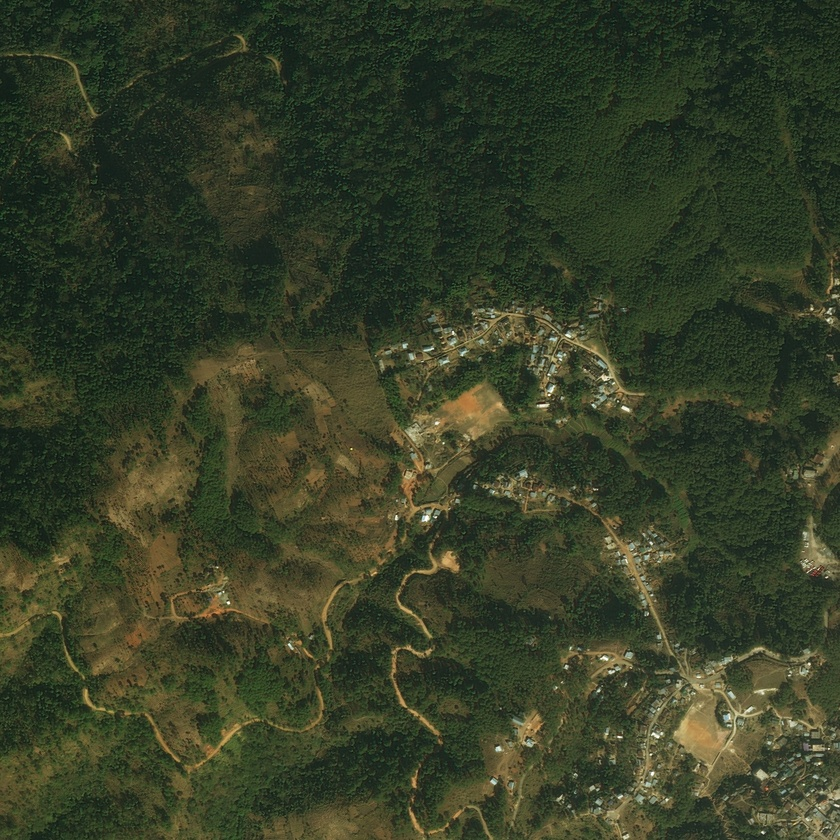
#> input picture 69364_sat.jpg, 840 x 840 px, shrunk from 2448 x 2448 before the run
$ python main.py
#> lines starting #> are read from the running program, lines starting #| are printed output that depends on the picture
from PIL import Image
from PIL import ImageFilter


#Carregando Imagem
imagePath   = "./69364_sat.jpg"
imageObject = Image.open(imagePath)
#> imageObject is the input picture: PIL image 840x840 RGB; mean R, G, B 54, 61.7, 39.3

#Convertendo a imagem para tons de cinza
imageObject = imageObject.convert('L')
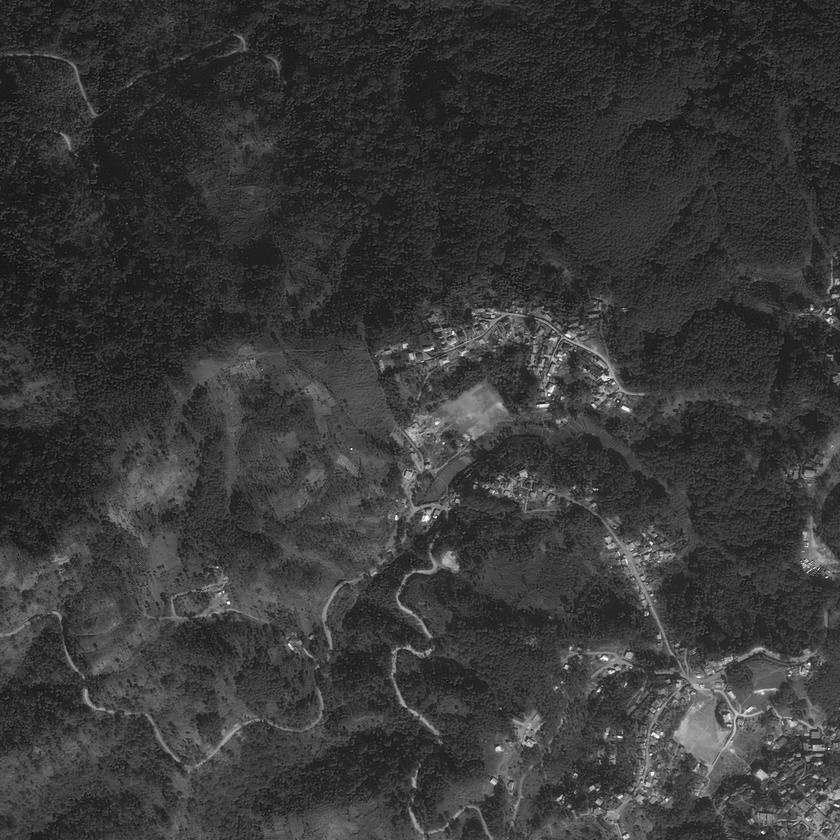
#> imageObject: PIL image 840x840 L; min 9, max 254, mean 56.8

#Metodo para aplicar o filtro Maximo
def applyMaximumFilter(image):
    return image.filter(ImageFilter.MaxFilter(size=15))
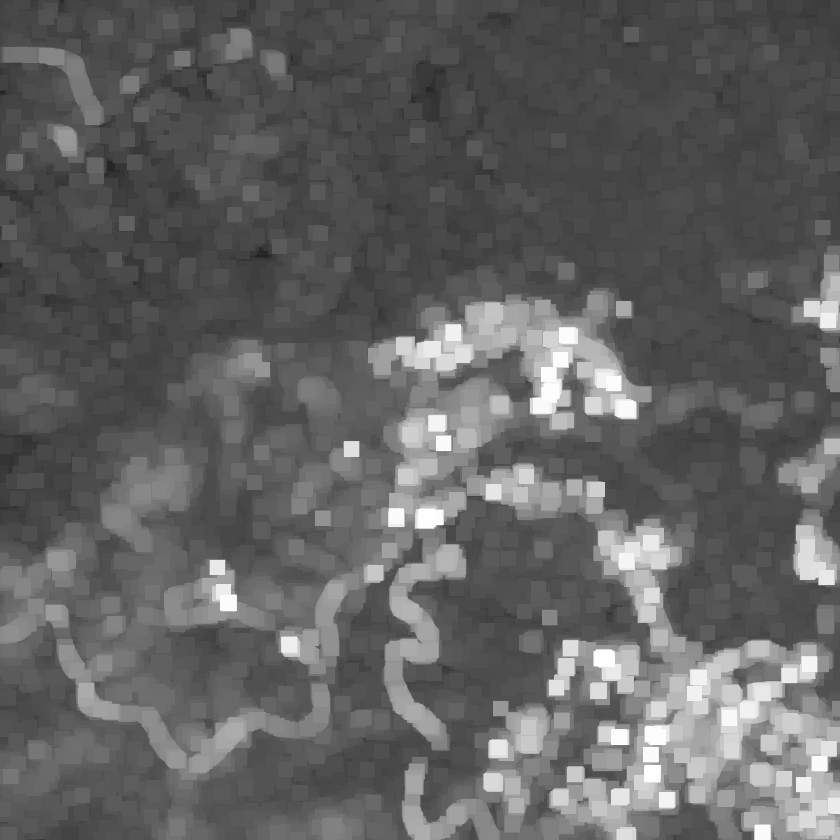
#> returned value: PIL image 840x840 L; min 33, max 254, mean 98.3

#Metodo para aplicar o filtro Minimo
def applyMinimumFilter(image):
    return image.filter(ImageFilter.MinFilter(size=15))
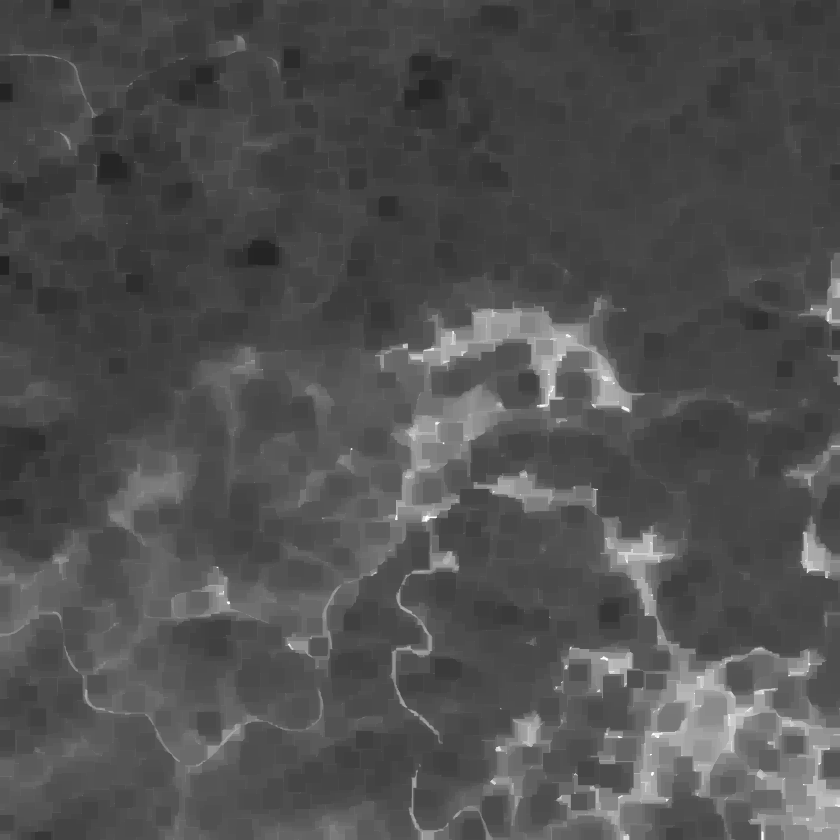
#> returned value: PIL image 840x840 L; min 33, max 254, mean 80.5

#Aplicando os filtros
filterApplied = imageObject
filterApplied = applyMaximumFilter(filterApplied)
filterApplied = applyMinimumFilter(filterApplied)

#Mostrando Imagens
imageObject.show()
filterApplied.show()
